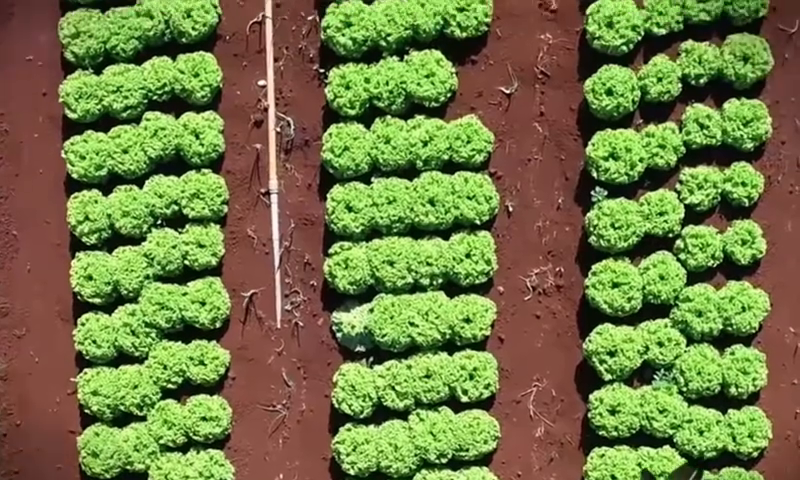
#> input picture frame 48 of data/alface.mp4, 800 x 480 px
$ python Alface.py
#> lines starting #> are read from the running program, lines starting #| are printed output that depends on the picture; after the words box and inside, x2 and y2 are one past the last pixel; in counts of white or black regions, pixels touching at a corner belong together
import cv2
import numpy as np

#Carrega o vídeo alface.mp4
video = cv2.VideoCapture('Contando-Alfaces-Com-Python/data/alface.mp4')
contador = 0
liberado = False
pausado = False

while True:
    if not pausado:
        ret, img = video.read()
#> img is the input picture: shape (480, 800, 3); mean B, G, R 68.3, 120.2, 114
        img = cv2.resize(img, (1100, 720)) #Redimenciona a Imagem para largura: 1100 e altura: 720
#> img: shape (720, 1100, 3)
        imgGray = cv2.cvtColor(img, cv2.COLOR_RGB2GRAY)
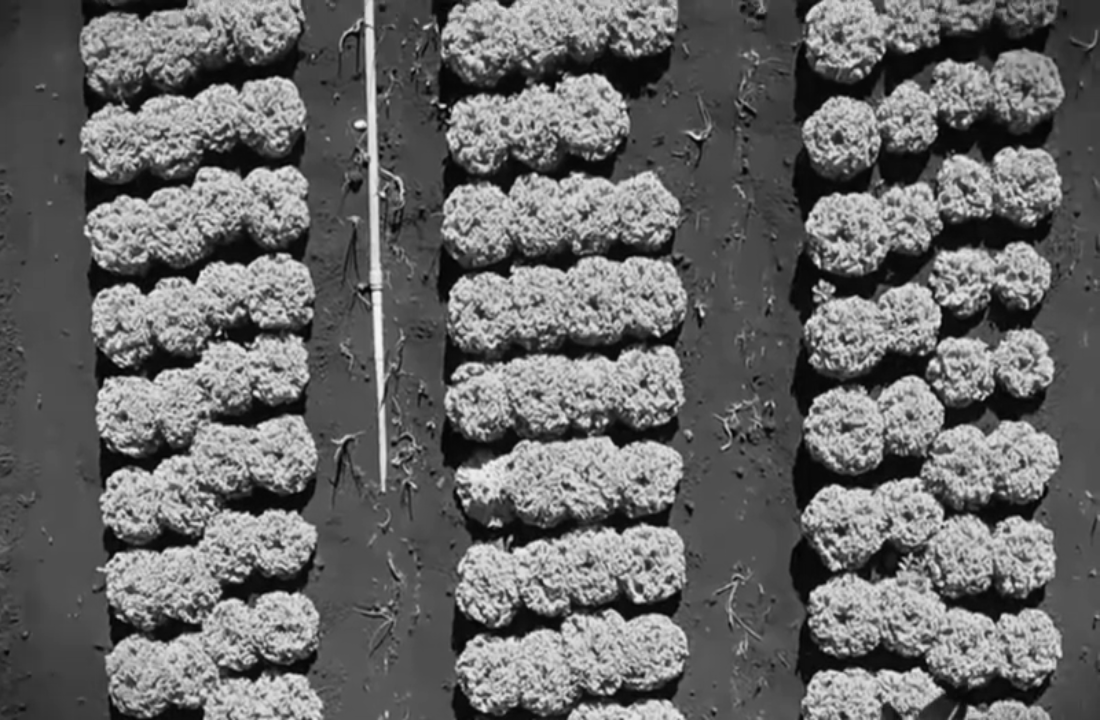
#> imgGray: shape (720, 1100); min 1, max 247, mean 103.9

        #Posiciona o retângulo de contagem na parte inferior
        x, y, w, h = 30, img.shape[0] - 60, img.shape[1] - 40, 20
#> x = 30; y = 660; w = 1060; h = 20

        #Serve para segmentar a imagem através dos pixels usando limiar adaptativo
        imgTh = cv2.adaptiveThreshold(imgGray, 255, cv2.ADAPTIVE_THRESH_GAUSSIAN_C, cv2.THRESH_BINARY_INV, 11, 12)
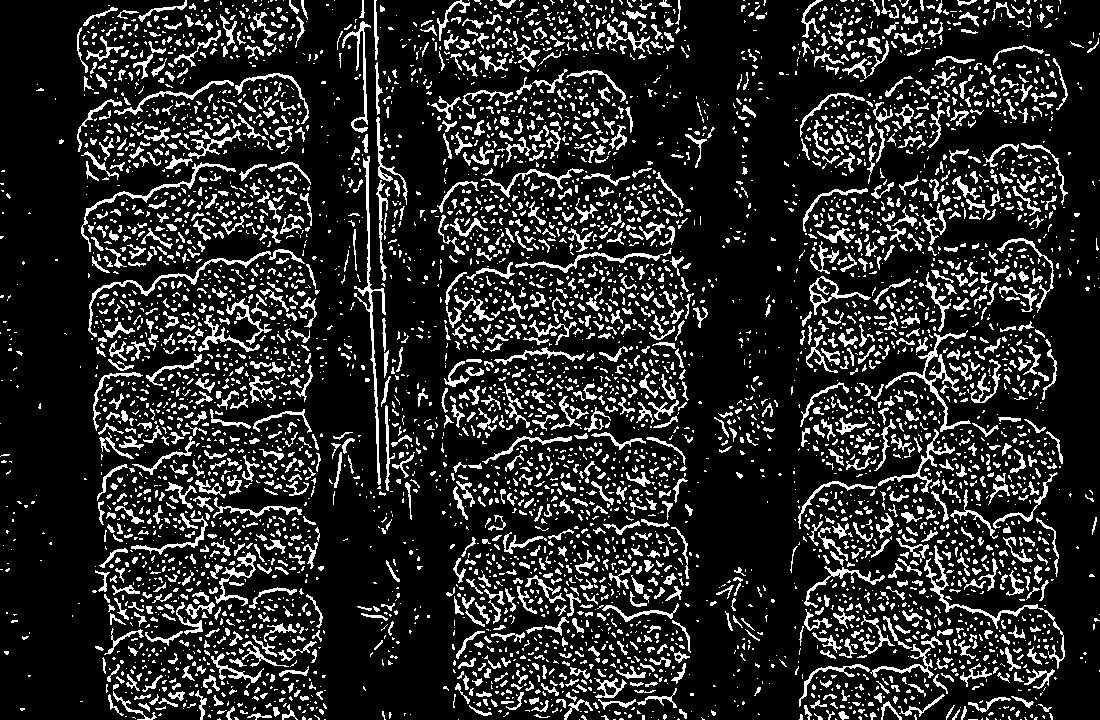
#> imgTh: shape (720, 1100); 16.3% white in thin lines or dots
        kernel = np.ones((8, 8), np.uint8)
        imgDil = cv2.dilate(imgTh, kernel, iterations=2)
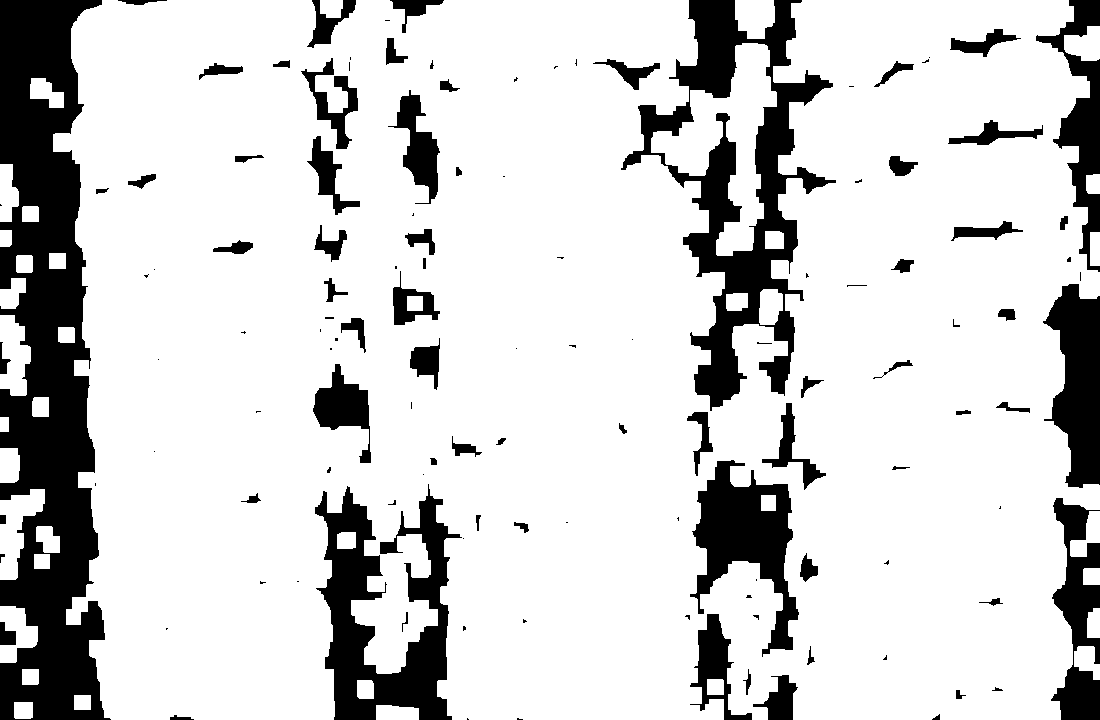
#> imgDil: shape (720, 1100); 81.9% white; 125 black regions (54 under 20 px), largest, box (x1, y1, x2, y2) and area: (0, 0, 111, 720) 49087, (621, 0, 836, 411) 24660, (315, 484, 462, 720) 15698

        #Recorta a região de interesse para contar os pixels brancos
        recorte = imgDil[y:y+h, x:x+w]
        brancos = cv2.countNonZero(recorte)
#> brancos = 17089

        #Verifica se a contagem é valida e implementa o contador, e verifica se a região está liberada para contagem.
        if brancos > 17000 and liberado == True:
            contador += 1
        if brancos < 17600:
            liberado = True
        else:
            liberado = False

        #Muda a cor do retangulo dependendo se estiver livre a passagem
        if liberado == False:
            cv2.rectangle(img, (x, y), (x + w, y + h), (0, 255, 0), 4)
        else:
            cv2.rectangle(img, (x, y), (x + w, y + h), (255, 0, 255), 4)
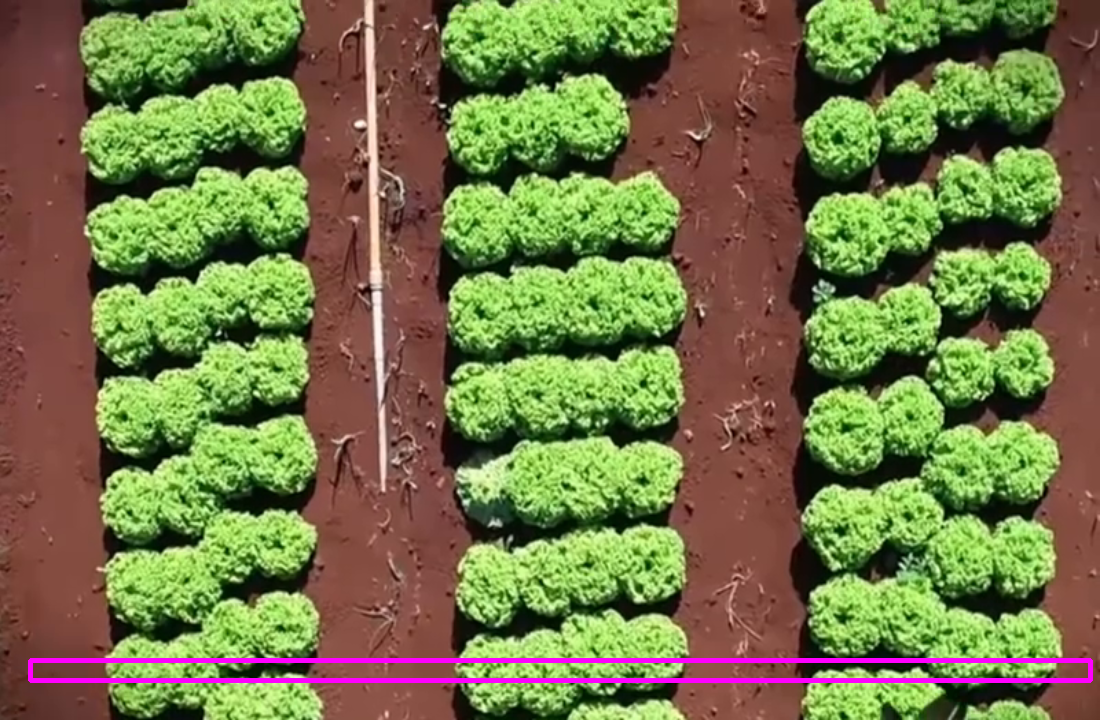
#> img: shape (720, 1100, 3); mean B, G, R 70.7, 118.4, 115.8

        #Desenha o retangulo
        cv2.rectangle(imgTh, (x, y), (x + w, y + h), (255, 255, 255), 6)
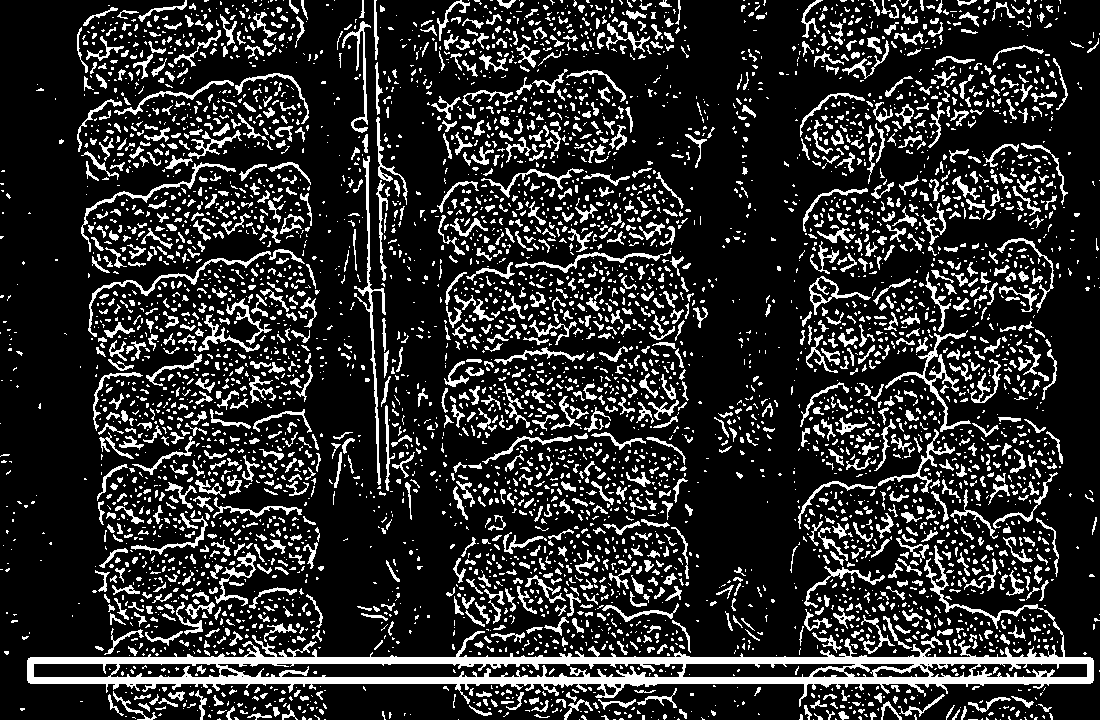
#> imgTh: shape (720, 1100); 17.9% white; 5149 white regions (3658 under 20 px), largest, box (x1, y1, x2, y2) and area: (27, 545, 1094, 707) 20565, (354, 156, 386, 485) 1125, (885, 330, 971, 432) 952
        cv2.putText(img, str(brancos), (x - 30, y - 50), cv2.FONT_HERSHEY_SIMPLEX, 1, (255, 255, 255), 1)
#> img: shape (720, 1100, 3); 0.03% of pixels changed, all inside (x1, y1, x2, y2) = (6, 589, 97, 611)

        #Exibe a contagem dos alfaces na parte superior
        cv2.putText(img, str(contador), (30, 80), cv2.FONT_HERSHEY_SIMPLEX, 3, (255, 0, 0), 5)
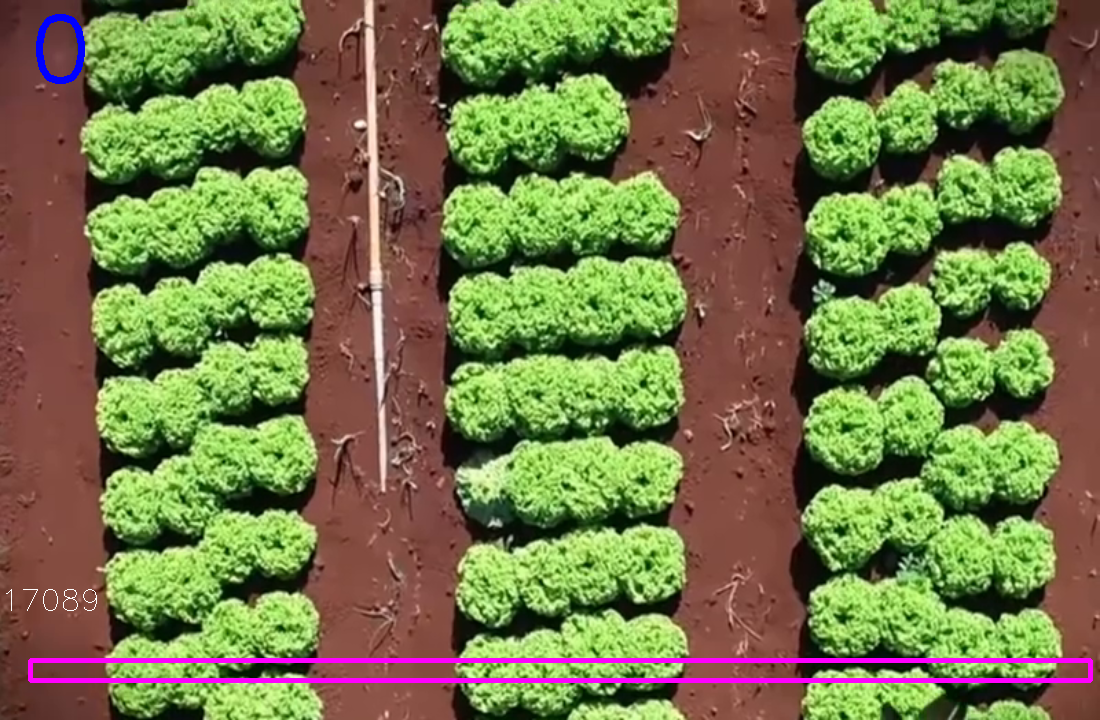
#> img: shape (720, 1100, 3); mean B, G, R 71.1, 118.3, 115.6

        cv2.imshow('video original', img)

    #Armazena em um arquivo de texto a quantidade de alfaces que foi contado
    with open('quantidade_alfaces.txt', 'w') as arquivo:
        arquivo.write(f"Quantidade de alfaces contadas: {contador}")

    #Cria uma tecla "P" para pause e retornar, e a tecla "Q" para encerrar
    key = cv2.waitKey(20)
#> (key q is pressed here)
    if key == ord('p') or key == ord('P'):
        pausado = not pausado
    if key == ord('q') or key == ord('Q'):
        break

video.release()
cv2.destroyAllWindows()

$ run again, starting later in the video
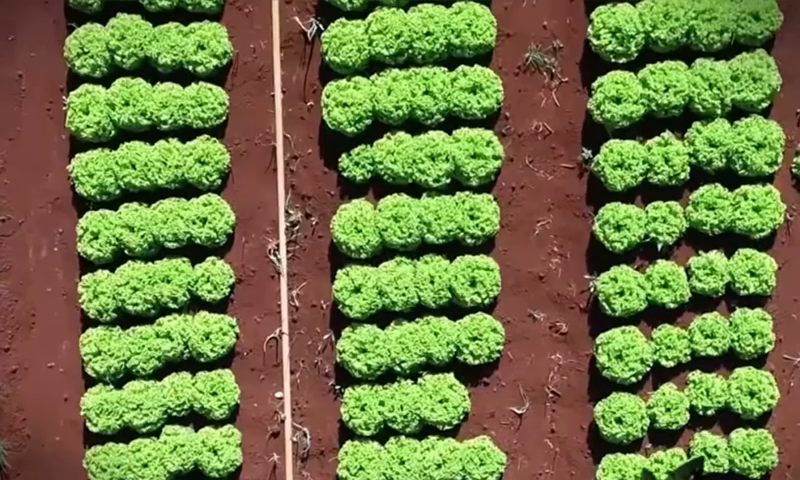
#> input picture frame 216 of data/alface.mp4, 800 x 480 px
#> img is the input picture: shape (480, 800, 3); mean B, G, R 67.4, 118.7, 111.4
#> `imgDil = cv2.dilate(imgTh, kernel, iterations=2)`:
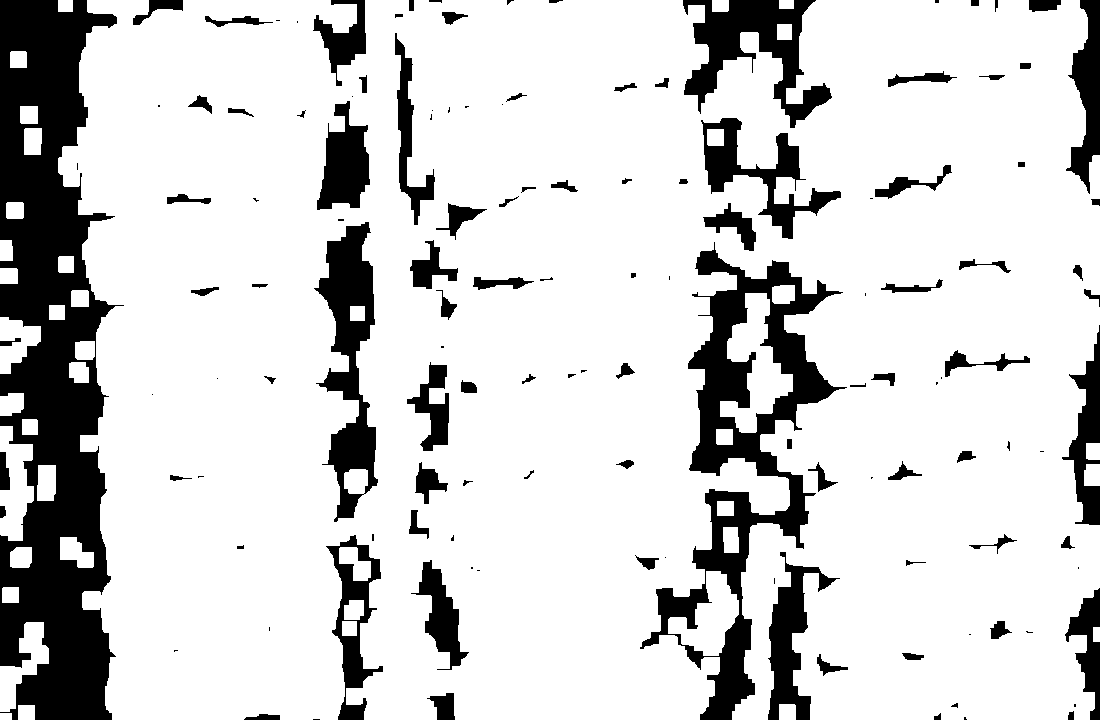
#> imgDil: shape (720, 1100); 82.3% white; 132 black regions (41 under 20 px), largest, box (x1, y1, x2, y2) and area: (0, 0, 124, 720) 54252, (640, 242, 847, 720) 23640, (314, 222, 378, 522) 8624
#> brancos = 17675
#> `cv2.putText(img, str(contador), (30, 80), cv2.FONT_HERSHEY_SIMPLEX, 3,..`:
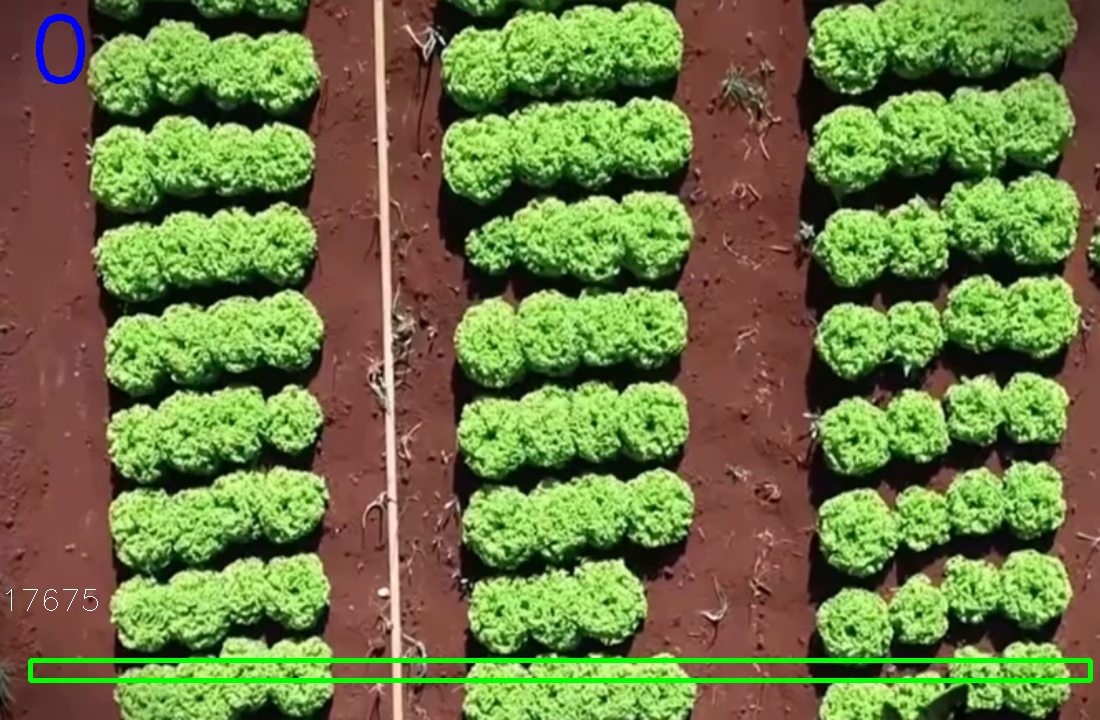
#> img: shape (720, 1100, 3); mean B, G, R 66.6, 120.3, 109.5

$ run again, starting later in the video
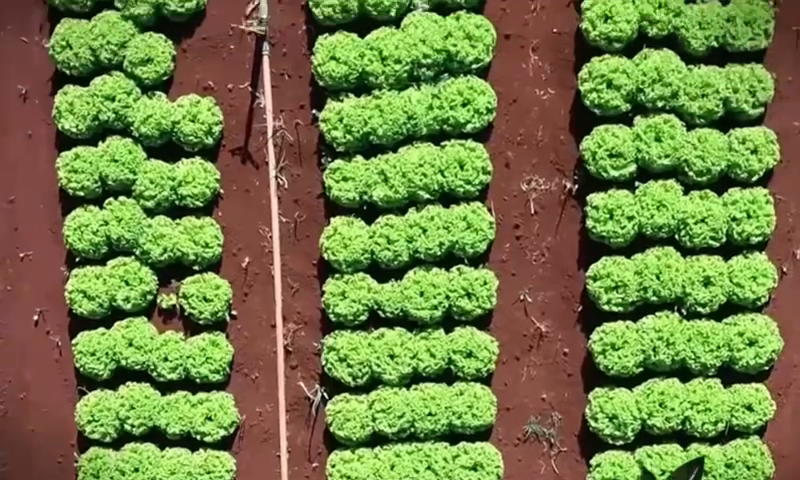
#> input picture frame 385 of data/alface.mp4, 800 x 480 px
#> img is the input picture: shape (480, 800, 3); mean B, G, R 69.2, 124.5, 113.8
#> `imgDil = cv2.dilate(imgTh, kernel, iterations=2)`:
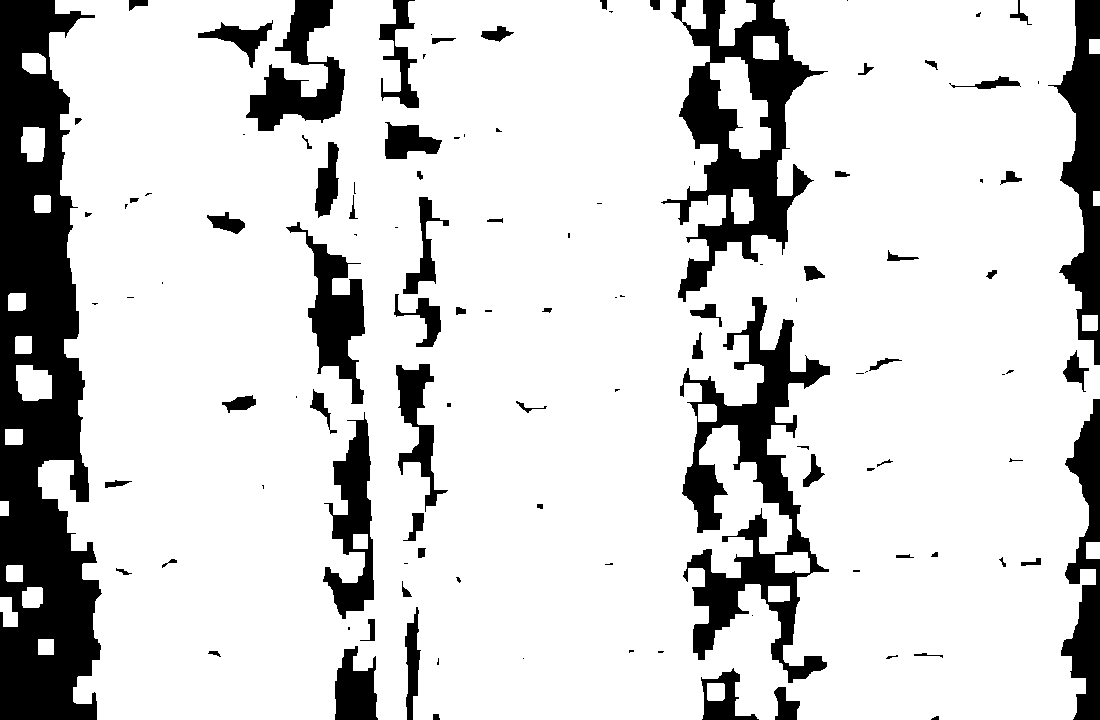
#> imgDil: shape (720, 1100); 83% white; 117 black regions (46 under 20 px), largest, box (x1, y1, x2, y2) and area: (0, 0, 102, 720) 47974, (680, 297, 830, 683) 18081, (661, 0, 828, 302) 17034
#> brancos = 18217
#> `cv2.putText(img, str(contador), (30, 80), cv2.FONT_HERSHEY_SIMPLEX, 3,..`:
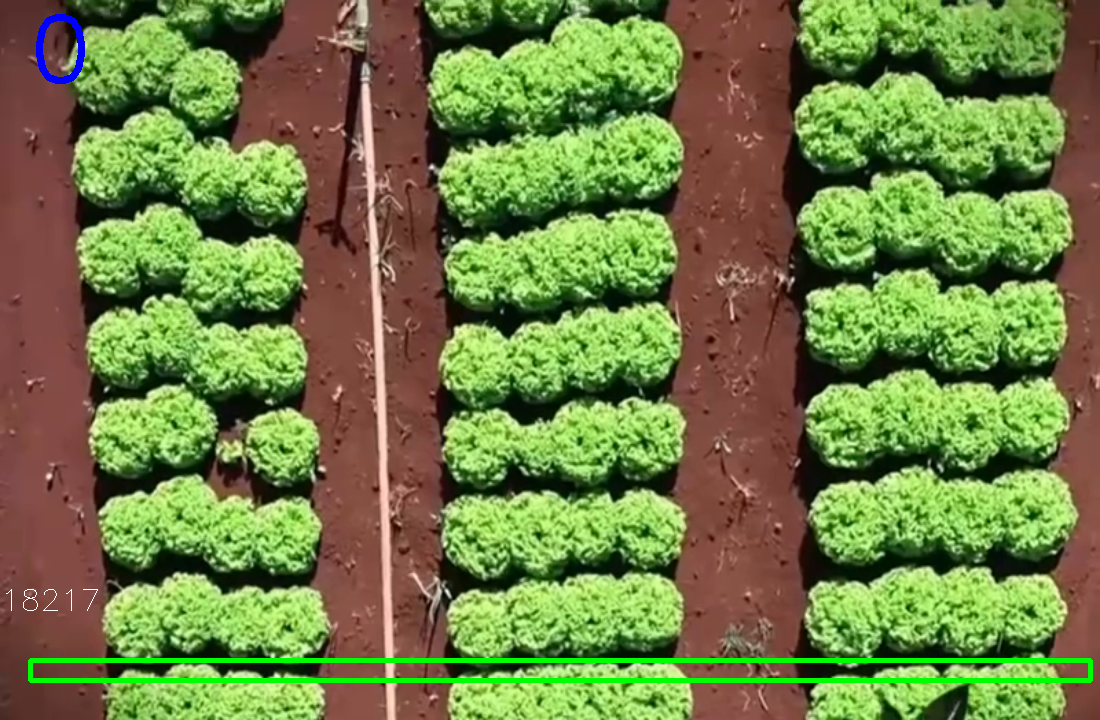
#> img: shape (720, 1100, 3); mean B, G, R 68.6, 126.3, 112.1
